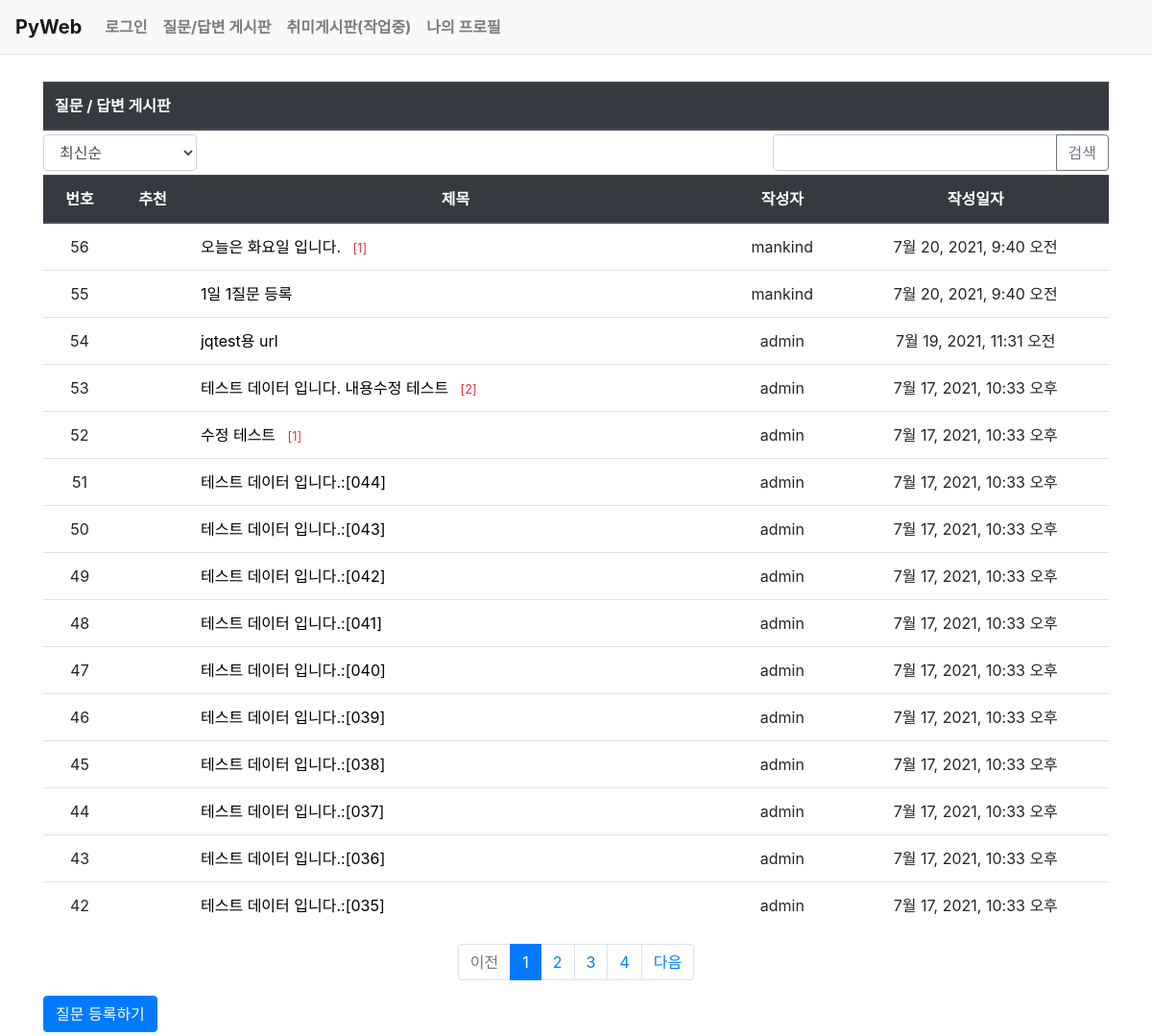
The page /pybo/board/ on the database as committed earlier.
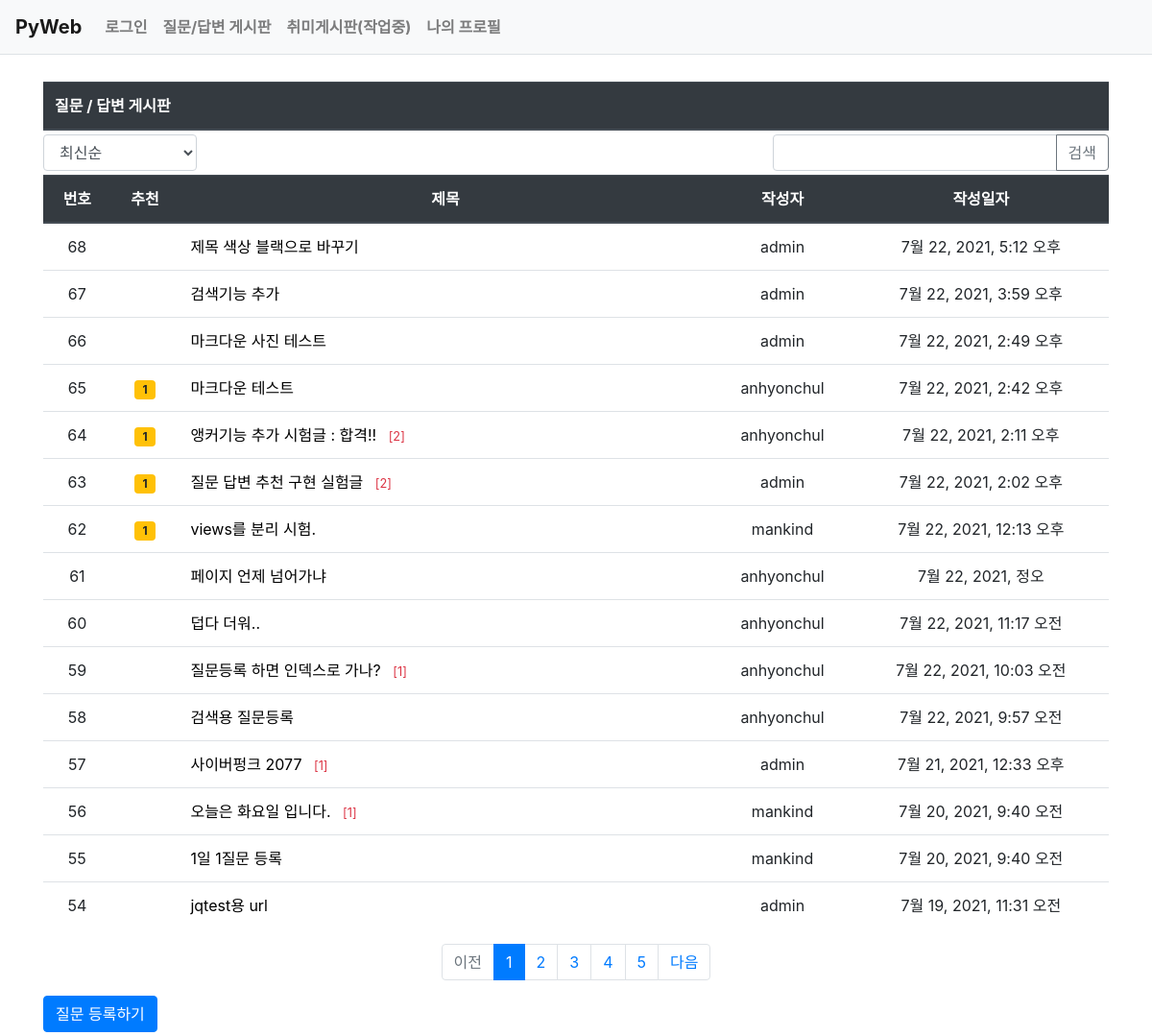
The same page on the database as committed later.
### pybo/models.py (models this page shows, shortened)
class Question(models.Model):
    author = models.ForeignKey(User, on_delete=models.CASCADE, related_name='author_question')
    subject = models.CharField(max_length=200) #제목 200자. 한글로 하면 100자
    content = models.TextField()               # 내용
    create_date = models.DateTimeField()       # 날자 시간
    modify_date = models.DateTimeField(null=True, blank=True) # 수정한시간
    voter = models.ManyToManyField(User, related_name='voter_question')

### pybo/views/base_views.py (the view, shortened to what this page needs)
# urls.py: path('board/', base_views.board, name='board'),
def board(request):
    page = request.GET.get('page', '1')
    kw = request.GET.get('kw', '')
    so = request.GET.get('so', 'recent')
    if so == 'recommend':
        question_list = Question.objects.annotate(num_voter=Count('voter')).order_by('-num_voter', '-create_date')
    elif so == 'popular':
        question_list = Question.objects.annotate(num_answer=Count('answer')).order_by('-num_answer', '-create_date')
    else:  # recent
        question_list = Question.objects.order_by('-create_date')
    paginator = Paginator(question_list, 15)
    page_obj = paginator.get_page(page)
    context = {'question_list': page_obj, 'page': page, 'kw': kw}  # {key : value}
    return render(request, 'pybo/question_list.html', context)

### pybo2/templatetags/pybo_filter.py (called while the page is built)
@register.filter
def sub(value, arg):
    return value - arg

### templates/pybo/question_list.html (shortened to what this page needs)
{% extends 'base.html' %}
{% load pybo_filter %}
{% block content %}
<br>
<div class="container my-1">
    <table class="table my-1">
        <thead>
            <tr class="thead-dark">
                <th>질문 / 답변 게시판</th>
            </tr>
        </thead>
    </table>
</div>
<div class="container my-1">
    <div class="row justify-content-between my-1">
        <div class="col-2">
            <select class="form-control so">
                <option value="recent" {% if so == 'recent' %}selected{% endif %}>최신순</option>
            </select>
        </div>
        <div class="col-4 input-group">
            <input type="text" class="form-control kw" value="{{ kw|default_if_none:'' }}">
            <div class="input-group-append">
                <button class="btn btn-outline-secondary" type="button" id="btn_search">검색</button>
            </div>
        </div>
    </div>
    <table class="table">
        <thead>
            <tr class="text-center thead-dark">
                <th>번호</th>
                <th>추천</th>
                <th style="width:50%">제목</th>
                <th>작성자</th>
                <th>작성일자</th>
            </tr>
        </thead>
        <tbody>
        {% if question_list %}
            {% for question in question_list %}
            <tr class="text-center">
                <td>
                    {{ question_list.paginator.count|sub:question_list.start_index|sub:forloop.counter0|add:1 }}
                </td>
                <td>
                    {% if question.voter.all.count > 0 %}
                    <span class="badge badge-warning px-2 py-1">
                        {{ question.voter.all.count }}
                    </span>
                    {% endif %}
                </td>
                <td class="text-left">
                    <a href="{% url 'pybo:detail' question.id %}" style="color:black">{{ question.subject }}</a>
                    {% if question.answer_set.count > 0 %}
                    <span class="text-danger small ml-2">[{{ question.answer_set.count }}]</span>
                    {% endif %}
                </td>
                <td>
                    {{ question.author.username }}
                </td>
                <td>
                    {{ question.create_date }}
                </td>
            </tr>
            {% endfor %}
        {% else %}
            <tr>
                <td colspan="3">질문이 없습니다.</td>
            </tr>
        {% endif %}
        </tbody>
    </table>
    <ul class="pagination justify-content-center">
        {% if question_list.has_previous %}
        <li class="page-item">
            <a class="page-link" data-page="{{ question_list.previous_page_number }}" href="#">이전</a>
        </li>
        {% else %}
        <li class="page-item disabled">
            <a class="page-link" tabindex="-1" aria-disabled="true" href="#">이전</a>
        </li>
        {% endif %}
        {% for page_number in question_list.paginator.page_range %}
        {% if page_number >= question_list.number|add:-5 and page_number <= question_list.number|add:5 %}
            {% if page_number == question_list.number %}
            <li class="page-item active" aria-current="page">
                <a class="page-link" data-page="{{ page_number }}" href="#">
                    {{ page_number }}
                </a>
            </li>
            {% else %}
            <li class="page-item">
                <a class="page-link" data-page="{{ page_number }}" href="#">
                    {{ page_number }}
                </a>
            </li>
            {% endif %}
        {% endif %}
        {% endfor %}
        {% if question_list.has_next %}
        <li class="page-item">
            <a class="page-link" data-page="{{ question_list.next_page_number }}" href="#">다음</a>
        </li>
        {% else %}
        <li class="page-item disabled">
            <a class="page-link" tabindex="-1" aria-disabled="true" href="#">다음</a>
        </li>
        {% endif %}
    </ul>
    <a href="{% url 'pybo:question_create' %}" class="btn btn-primary">질문 등록하기</a>
</div>
{% endblock %}

Rows that differ between the two databases and show on the page:
no longer on this page (row unchanged): Question: paginator.count|sub "53", subject "테스트 데이터 입니다. 내용수정 테스트", answer_set.count "2", author.username "admin", create_date "7월 17, 2021, 10:33 오후"
no longer on this page (row unchanged): Question: paginator.count|sub "52", subject "수정 테스트", answer_set.count "1", author.username "admin", create_date "7월 17, 2021, 10:33 오후"
no longer on this page (row unchanged): Question: paginator.count|sub "51", subject "테스트 데이터 입니다.:[044]", author.username "admin", create_date "7월 17, 2021, 10:33 오후"
no longer on this page (row unchanged): Question: paginator.count|sub "50", subject "테스트 데이터 입니다.:[043]", author.username "admin", create_date "7월 17, 2021, 10:33 오후"
no longer on this page (row unchanged): Question: paginator.count|sub "49", subject "테스트 데이터 입니다.:[042]", author.username "admin", create_date "7월 17, 2021, 10:33 오후"
no longer on this page (row unchanged): Question: paginator.count|sub "48", subject "테스트 데이터 입니다.:[041]", author.username "admin", create_date "7월 17, 2021, 10:33 오후"
no longer on this page (row unchanged): Question: paginator.count|sub "47", subject "테스트 데이터 입니다.:[040]", author.username "admin", create_date "7월 17, 2021, 10:33 오후"
no longer on this page (row unchanged): Question: paginator.count|sub "46", subject "테스트 데이터 입니다.:[039]", author.username "admin", create_date "7월 17, 2021, 10:33 오후"
no longer on this page (row unchanged): Question: paginator.count|sub "45", subject "테스트 데이터 입니다.:[038]", author.username "admin", create_date "7월 17, 2021, 10:33 오후"
no longer on this page (row unchanged): Question: paginator.count|sub "44", subject "테스트 데이터 입니다.:[037]", author.username "admin", create_date "7월 17, 2021, 10:33 오후"
no longer on this page (row unchanged): Question: paginator.count|sub "43", subject "테스트 데이터 입니다.:[036]", author.username "admin", create_date "7월 17, 2021, 10:33 오후"
no longer on this page (row unchanged): Question: paginator.count|sub "42", subject "테스트 데이터 입니다.:[035]", author.username "admin", create_date "7월 17, 2021, 10:33 오후"
added Question: paginator.count|sub "68", subject "제목 색상 블랙으로 바꾸기", author.username "admin", create_date "7월 22, 2021, 5:12 오후"
added Question: paginator.count|sub "67", subject "검색기능 추가", author.username "admin", create_date "7월 22, 2021, 3:59 오후"
added Question: paginator.count|sub "66", subject "마크다운 사진 테스트", author.username "admin", create_date "7월 22, 2021, 2:49 오후"
added Question: paginator.count|sub "65", voter.all.count "1", subject "마크다운 테스트", author.username "anhyonchul", create_date "7월 22, 2021, 2:42 오후"
added Question: paginator.count|sub "64", voter.all.count "1", subject "앵커기능 추가 시험글 : 합격!!", answer_set.count "2", author.username "anhyonchul", create_date "7월 22, 2021, 2:11 오후"
added Question: paginator.count|sub "63", voter.all.count "1", subject "질문 답변 추천 구현 실험글", answer_set.count "2", author.username "admin", create_date "7월 22, 2021, 2:02 오후"
added Question: paginator.count|sub "62", voter.all.count "1", subject "views를 분리 시험.", author.username "mankind", create_date "7월 22, 2021, 12:13 오후"
added Question: paginator.count|sub "61", subject "페이지 언제 넘어가냐", author.username "anhyonchul", create_date "7월 22, 2021, 정오"
added Question: paginator.count|sub "60", subject "덥다 더워..", author.username "anhyonchul", create_date "7월 22, 2021, 11:17 오전"
added Question: paginator.count|sub "59", subject "질문등록 하면 인덱스로 가나?", answer_set.count "1", author.username "anhyonchul", create_date "7월 22, 2021, 10:03 오전"
added Question: paginator.count|sub "58", subject "검색용 질문등록", author.username "anhyonchul", create_date "7월 22, 2021, 9:57 오전"
added Question: paginator.count|sub "57", subject "사이버펑크 2077", answer_set.count "1", author.username "admin", create_date "7월 21, 2021, 12:33 오후"
Other text that changed with them:
new list line: "5"
